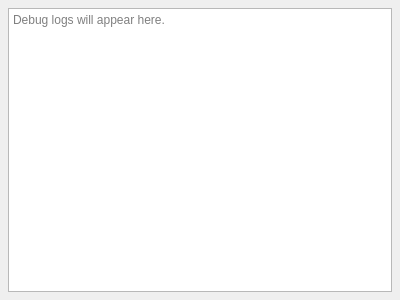
<?xml version="1.0" encoding="UTF-8"?>
<ui version="4.0">
 <class>DebugWidget</class>
 <widget class="QWidget" name="DebugWidget">
  <property name="geometry">
   <rect>
    <x>0</x>
    <y>0</y>
    <width>400</width>
    <height>300</height>
   </rect>
  </property>
  <property name="windowTitle">
   <string>Form</string>
  </property>
  <layout class="QVBoxLayout" name="verticalLayout">
   <property name="leftMargin">
    <number>8</number>
   </property>
   <property name="topMargin">
    <number>8</number>
   </property>
   <property name="rightMargin">
    <number>8</number>
   </property>
   <property name="bottomMargin">
    <number>8</number>
   </property>
   <item>
    <widget class="QPlainTextEdit" name="logOutput">
     <property name="readOnly">
      <bool>true</bool>
     </property>
     <property name="placeholderText">
      <string>Debug logs will appear here.</string>
     </property>
    </widget>
   </item>
  </layout>
 </widget>
 <resources/>
 <connections/>
</ui>
